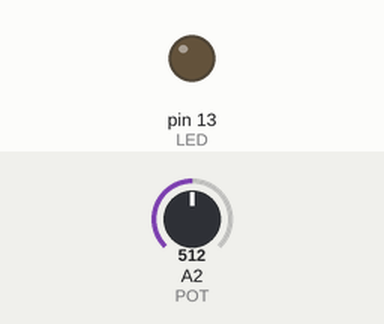
A sketch run on a simulated Arduino Uno, built with avr-gcc and run on an emulated ATmega328P. Parts: output pins drawn as LEDs (lit = HIGH). Inputs (shaded band) come from the test bench; at power-on: A2 (POT) = 512. What the sketch prints to the serial monitor is not drawn.

Above: at 1.29 s.
1.3 s: A2 (POT) set to 0
2.8 s: A2 (POT) set to 2
At 4.0 s:
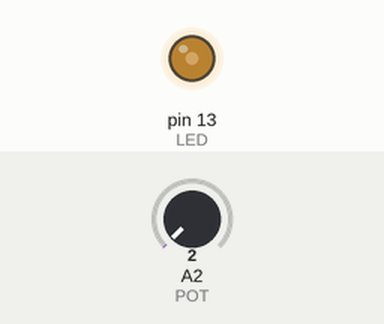
4.3 s: A2 (POT) set to 5
At 4.46 s:
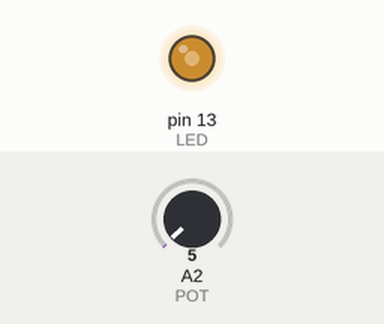
7.3 s: A2 (POT) set to 122
At 7.93 s:
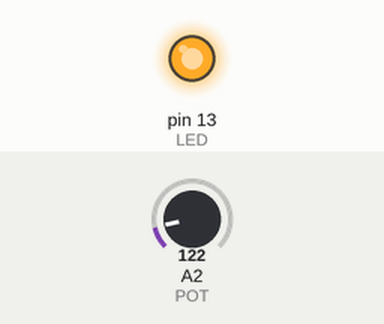
Timing chart, 0 to 11.3 s (numbered marks = the images above; inputs shaded):
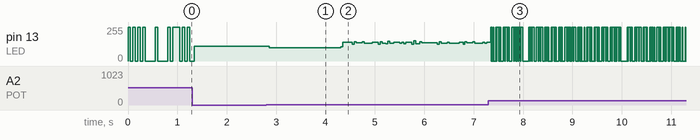

Measured:
- after the input at 2.8 s, pin 13 (LED): 110/255 → 101/255 after 0.06 s

The sketch:

hello_world.ino
```cpp
/*
  Hello, world!

  Outputs "HELLO, WORLD!" in morse code via the built-in LED.

  The speed of the output is adjustable via analog input.
 */


#include "morse.h"


void setup ()
{
  // initialize the digital pin as an output.
  pinMode(LED, OUTPUT);
  Serial.begin(9600);
}


// the loop routine runs over and over again forever:
void loop ()
{
  morse_message("HELLO, WORLD!");
  Serial.println();
}
```

morse.cpp
```cpp
#include "morse.h"
#include "Arduino.h"


void morse_message (char * message)
{
  int i;

  for (i=0; i<strlen(message); i++)
  {
    morse_char(message[i]);
  }
}


void morse_char (char message_char)
{
  if (message_char == ' ')
  {
    morse_word_break();
  }

  else
  {
    switch (message_char)
    {
      case 'H': dot(); dot(); dot(); dot(); break;
      case 'E': dot(); break;
      case 'L': dot(); dash(); dot(); dot(); break;
      case 'O': dash(); dash(); dash(); break;
      case ',': dash(); dash(); dot(); dot(); dash(); dash(); break;
      case 'W': dot(); dash(); dash(); break;
      case 'R': dot(); dash(); dot(); break;
      case 'D': dash(); dot(); dot(); break;
      case '!': dash(); dot(); dash(); dot(); dash(); dash(); break;
    }
    morse_char_break();
  }
  Serial.print(message_char);
}


void morse_char_break ()
{
  munged_delay(LETTER_BREAK);
}


void morse_word_break ()
{
  munged_delay(WORD_BREAK);
}


void dash ()
{
  digitalWrite(LED, HIGH);
  munged_delay(DASH);
  digitalWrite(LED, LOW);
  munged_delay(DOT);
}


void dot ()
{
  digitalWrite(LED, HIGH);
  munged_delay(DOT);
  digitalWrite(LED, LOW);
  munged_delay(DOT);
}


int munge (int value)
{
  int pot = analogRead(POT);
  unsigned long new_value = (long) value * pot / 1024;
  return new_value;
}


void munged_delay (int value)
{
  delay(munge(value));
}
```

morse.h
```cpp
const int LED = 13;
const int POT = 2;

/*
  dot set to baseline 100ms. Other definitions taken
  from http://en.wikipedia.org/wiki/Morse_code
  */
const int DOT = 100;
const int DASH = 300;         // 3 * DOT
const int LETTER_BREAK = 300; // DASH / 3 * DOT
const int WORD_BREAK = 700;   // 7 * DOT

void morse_message (char * message);
void morse_char (char message_char);
void morse_char_break ();
void morse_word_break ();
void munged_delay (int value);
void dot();
void dash();
```
